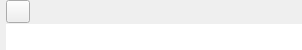
<?xml version="1.0" encoding="UTF-8"?>
<ui version="4.0">
 <class>fileNote</class>
 <widget class="QWidget" name="fileNote">
  <property name="geometry">
   <rect>
    <x>0</x>
    <y>0</y>
    <width>302</width>
    <height>50</height>
   </rect>
  </property>
  <property name="sizePolicy">
   <sizepolicy hsizetype="Preferred" vsizetype="Preferred">
    <horstretch>0</horstretch>
    <verstretch>0</verstretch>
   </sizepolicy>
  </property>
  <property name="minimumSize">
   <size>
    <width>0</width>
    <height>0</height>
   </size>
  </property>
  <property name="windowTitle">
   <string notr="true">Form</string>
  </property>
  <property name="toolTip">
   <string notr="true"/>
  </property>
  <property name="statusTip">
   <string notr="true"/>
  </property>
  <property name="whatsThis">
   <string notr="true"/>
  </property>
  <property name="accessibleName">
   <string notr="true"/>
  </property>
  <property name="accessibleDescription">
   <string notr="true"/>
  </property>
  <property name="windowFilePath">
   <string notr="true"/>
  </property>
  <layout class="QVBoxLayout" name="noteLayout">
   <property name="spacing">
    <number>0</number>
   </property>
   <property name="leftMargin">
    <number>0</number>
   </property>
   <property name="topMargin">
    <number>0</number>
   </property>
   <property name="rightMargin">
    <number>0</number>
   </property>
   <property name="bottomMargin">
    <number>0</number>
   </property>
   <item>
    <widget class="QFrame" name="note_header">
     <property name="sizePolicy">
      <sizepolicy hsizetype="Preferred" vsizetype="Fixed">
       <horstretch>0</horstretch>
       <verstretch>0</verstretch>
      </sizepolicy>
     </property>
     <property name="minimumSize">
      <size>
       <width>0</width>
       <height>24</height>
      </size>
     </property>
     <property name="maximumSize">
      <size>
       <width>16777215</width>
       <height>24</height>
      </size>
     </property>
     <property name="styleSheet">
      <string notr="true"/>
     </property>
     <property name="frameShape">
      <enum>QFrame::NoFrame</enum>
     </property>
     <property name="frameShadow">
      <enum>QFrame::Plain</enum>
     </property>
     <property name="lineWidth">
      <number>0</number>
     </property>
     <layout class="QHBoxLayout" name="horizontalLayout_2" stretch="0,1,0,0">
      <property name="leftMargin">
       <number>6</number>
      </property>
      <property name="topMargin">
       <number>0</number>
      </property>
      <property name="bottomMargin">
       <number>0</number>
      </property>
      <item>
       <widget class="QToolButton" name="collapse">
        <property name="minimumSize">
         <size>
          <width>20</width>
          <height>20</height>
         </size>
        </property>
        <property name="toolTip">
         <string notr="true">Toggle collapse</string>
        </property>
        <property name="statusTip">
         <string notr="true"/>
        </property>
        <property name="whatsThis">
         <string notr="true"/>
        </property>
        <property name="accessibleName">
         <string notr="true"/>
        </property>
        <property name="accessibleDescription">
         <string notr="true"/>
        </property>
        <property name="styleSheet">
         <string notr="true"/>
        </property>
        <property name="text">
         <string notr="true"/>
        </property>
        <property name="checkable">
         <bool>true</bool>
        </property>
        <property name="popupMode">
         <enum>QToolButton::InstantPopup</enum>
        </property>
        <property name="autoRaise">
         <bool>false</bool>
        </property>
       </widget>
      </item>
      <item>
       <widget class="QLabel" name="note_title">
        <property name="text">
         <string/>
        </property>
       </widget>
      </item>
      <item>
       <layout class="QHBoxLayout" name="labelsLayout">
        <property name="spacing">
         <number>12</number>
        </property>
        <property name="leftMargin">
         <number>9</number>
        </property>
        <property name="rightMargin">
         <number>9</number>
        </property>
        <item>
         <widget class="QLabel" name="modified">
          <property name="sizePolicy">
           <sizepolicy hsizetype="Maximum" vsizetype="Preferred">
            <horstretch>0</horstretch>
            <verstretch>0</verstretch>
           </sizepolicy>
          </property>
          <property name="toolTip">
           <string notr="true"/>
          </property>
          <property name="statusTip">
           <string notr="true"/>
          </property>
          <property name="whatsThis">
           <string notr="true"/>
          </property>
          <property name="accessibleName">
           <string notr="true"/>
          </property>
          <property name="accessibleDescription">
           <string notr="true"/>
          </property>
          <property name="text">
           <string/>
          </property>
         </widget>
        </item>
        <item>
         <widget class="QLabel" name="created">
          <property name="sizePolicy">
           <sizepolicy hsizetype="Minimum" vsizetype="Preferred">
            <horstretch>0</horstretch>
            <verstretch>0</verstretch>
           </sizepolicy>
          </property>
          <property name="toolTip">
           <string notr="true"/>
          </property>
          <property name="statusTip">
           <string notr="true"/>
          </property>
          <property name="whatsThis">
           <string notr="true"/>
          </property>
          <property name="accessibleName">
           <string notr="true"/>
          </property>
          <property name="accessibleDescription">
           <string notr="true"/>
          </property>
          <property name="text">
           <string/>
          </property>
         </widget>
        </item>
       </layout>
      </item>
      <item>
       <widget class="QFrame" name="btns">
        <property name="sizePolicy">
         <sizepolicy hsizetype="Fixed" vsizetype="Preferred">
          <horstretch>0</horstretch>
          <verstretch>0</verstretch>
         </sizepolicy>
        </property>
        <property name="frameShape">
         <enum>QFrame::NoFrame</enum>
        </property>
        <property name="frameShadow">
         <enum>QFrame::Plain</enum>
        </property>
        <property name="lineWidth">
         <number>0</number>
        </property>
        <layout class="QHBoxLayout" name="horizontalLayout">
         <property name="spacing">
          <number>6</number>
         </property>
         <property name="leftMargin">
          <number>0</number>
         </property>
         <property name="topMargin">
          <number>0</number>
         </property>
         <property name="rightMargin">
          <number>0</number>
         </property>
         <property name="bottomMargin">
          <number>0</number>
         </property>
         <item>
          <widget class="QToolButton" name="edit">
           <property name="minimumSize">
            <size>
             <width>24</width>
             <height>24</height>
            </size>
           </property>
           <property name="toolTip">
            <string notr="true">Edit note</string>
           </property>
           <property name="statusTip">
            <string notr="true"/>
           </property>
           <property name="whatsThis">
            <string notr="true"/>
           </property>
           <property name="accessibleName">
            <string notr="true"/>
           </property>
           <property name="accessibleDescription">
            <string notr="true"/>
           </property>
           <property name="text">
            <string/>
           </property>
           <property name="autoRaise">
            <bool>true</bool>
           </property>
          </widget>
         </item>
         <item>
          <widget class="QToolButton" name="remove">
           <property name="minimumSize">
            <size>
             <width>24</width>
             <height>24</height>
            </size>
           </property>
           <property name="toolTip">
            <string notr="true">Delete note</string>
           </property>
           <property name="statusTip">
            <string notr="true"/>
           </property>
           <property name="whatsThis">
            <string notr="true"/>
           </property>
           <property name="accessibleName">
            <string notr="true"/>
           </property>
           <property name="accessibleDescription">
            <string notr="true"/>
           </property>
           <property name="text">
            <string/>
           </property>
           <property name="autoRaise">
            <bool>true</bool>
           </property>
          </widget>
         </item>
        </layout>
       </widget>
      </item>
     </layout>
    </widget>
   </item>
   <item>
    <widget class="QTextBrowser" name="textBrowser">
     <property name="sizePolicy">
      <sizepolicy hsizetype="Preferred" vsizetype="MinimumExpanding">
       <horstretch>0</horstretch>
       <verstretch>0</verstretch>
      </sizepolicy>
     </property>
     <property name="minimumSize">
      <size>
       <width>0</width>
       <height>26</height>
      </size>
     </property>
     <property name="toolTip">
      <string notr="true"/>
     </property>
     <property name="statusTip">
      <string notr="true"/>
     </property>
     <property name="whatsThis">
      <string notr="true"/>
     </property>
     <property name="accessibleName">
      <string notr="true"/>
     </property>
     <property name="accessibleDescription">
      <string notr="true"/>
     </property>
     <property name="styleSheet">
      <string notr="true">padding-left: 6px;</string>
     </property>
     <property name="frameShape">
      <enum>QFrame::NoFrame</enum>
     </property>
     <property name="frameShadow">
      <enum>QFrame::Plain</enum>
     </property>
     <property name="documentTitle">
      <string notr="true"/>
     </property>
     <property name="markdown">
      <string notr="true"/>
     </property>
     <property name="html">
      <string notr="true">&lt;!DOCTYPE HTML PUBLIC &quot;-//W3C//DTD HTML 4.0//EN&quot; &quot;http://www.w3.org/TR/REC-html40/strict.dtd&quot;&gt;
&lt;html&gt;&lt;head&gt;&lt;meta name=&quot;qrichtext&quot; content=&quot;1&quot; /&gt;&lt;style type=&quot;text/css&quot;&gt;
p, li { white-space: pre-wrap; }
&lt;/style&gt;&lt;/head&gt;&lt;body style=&quot; font-family:'MS Shell Dlg 2'; font-size:8.25pt; font-weight:400; font-style:normal;&quot;&gt;
&lt;p style=&quot;-qt-paragraph-type:empty; margin-top:0px; margin-bottom:0px; margin-left:0px; margin-right:0px; -qt-block-indent:0; text-indent:0px;&quot;&gt;&lt;br /&gt;&lt;/p&gt;&lt;/body&gt;&lt;/html&gt;</string>
     </property>
     <property name="placeholderText">
      <string notr="true"/>
     </property>
    </widget>
   </item>
  </layout>
 </widget>
 <resources/>
 <connections/>
</ui>
